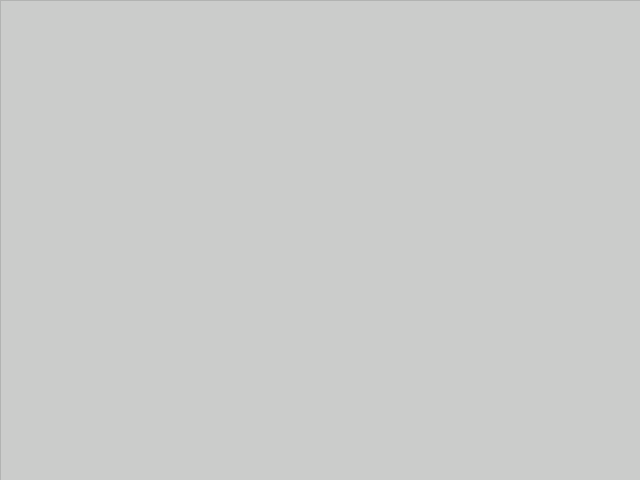
Frame 1 (no input)
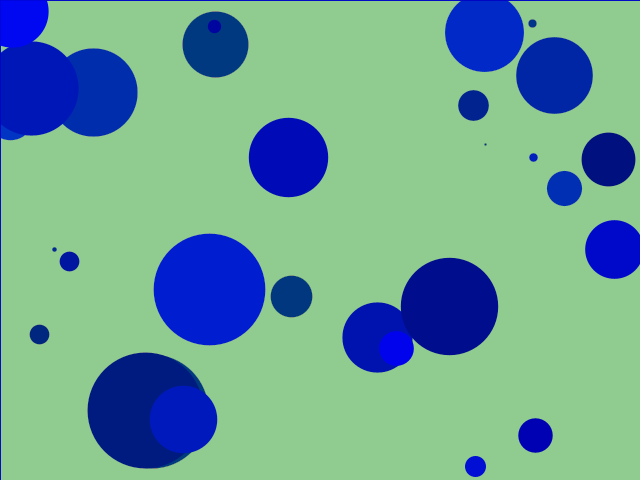
Frame 60 (the mouse pressed at the canvas centre just before this capture)
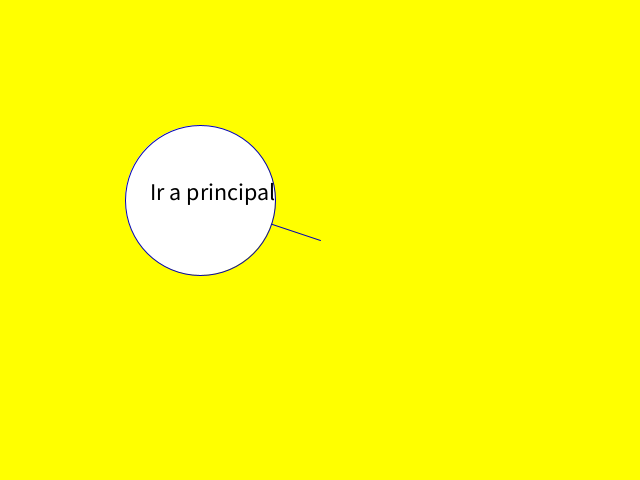
Frame 120 (the mouse held since frame 60 and released just before this capture)

The Processing sketch that drew these frames (run headless with seeded random() and noise(); from frame 60 on, the mouse is pressed at the canvas centre):

// Processing sketch: cambiaPantalla
// ── cambiaPantalla.pde
// CAMBIO DE PANTALLAS
//LOGICA DE ESTADOS

String pantalla;
//int pantalla;
float posXDelBoton, posYDelBoton, tamBoton;
float posXDelBotonRect, posYDelBotonRect, tamBotonRect;


float posXDelTexto, posYDelTexto;

color colorDelBoton;
color colorDelBotonRect;

color colorDelTexto;

boolean presionable, presionable2;

int contador;

void setup() {
  size(640, 480);
  pantalla = "ultima";
  textSize(24);
  textAlign(LEFT);

  posXDelBoton = 200;
  posYDelBoton = 200;
  tamBoton = 150;

  posXDelBotonRect = 200;
  posYDelBotonRect = 200;
  tamBotonRect = 150;

  colorDelBoton = 255;
  colorDelBotonRect = 255;
  colorDelTexto = 0;

  posXDelTexto = posXDelBoton - 50;
  posYDelTexto = posYDelBoton;
}

void draw() {
  strokeWeight(1);
  if (pantalla == "inicio") {
    contador++;
    background(255, 255, 0);
    line(posXDelBoton, posYDelBoton, mouseX, mouseY);
    fill(colorDelBoton);
    circle(posXDelBoton, posYDelBoton, tamBoton);
    fill(colorDelTexto);
    text("Ir a principal", posXDelTexto, posYDelTexto);
    if (contador >= 250) {
      contador = 0;
      pantalla = "principal";
    }
  } else if (pantalla == "principal") {
    contador++;
    background(0);
    fill(colorDelBotonRect);
    rect(posXDelBotonRect, posYDelBotonRect, tamBotonRect, tamBotonRect*0.3);
    if (contador >= 250) {
      contador = 0;
      pantalla = "secundaria";
    }
  } else if (pantalla == "secundaria") {
    /*
    etc etc
     */
    contador++;

    println(contador);
    background(255, 127, 0);
    if (contador >= 250) {
      contador = 0;
      pantalla = "ultima";
    }
  } else if (pantalla == "ultima") {

    contador++;

    if (frameCount % 2 == 0) {
      strokeWeight( random(12));

      // line(0, 0, random(width), random(height));
      fill(0);
      stroke(0, 0, random(127, 255));
      strokeWeight( random(120));
      point(random(width), random(height));
    }

    fill(120, 255, 120, 1);
    strokeWeight(0);
    rect(0, 0, width, height);
    if (mousePressed || keyPressed) {
      contador = 0;
      pantalla = "inicio";
    }
    if (contador >= 1000) {
      contador = 0;
      pantalla = "inicio";
    }
  }
}

void mouseMoved() {
  if (pantalla.equals("inicio")) {

    if (dist(posXDelBoton, posYDelBoton, mouseX, mouseY)
      < tamBoton/2) {
      colorDelBoton = color(255, 0, 0);
      presionable = true;
    } else {
      colorDelBoton = 255;
      presionable = false;
    }
  } else if (pantalla.equals("principal")) {
    if (mouseX > posXDelBotonRect &&
      mouseX < posXDelBotonRect + tamBotonRect &&
      mouseY > posYDelBotonRect &&
      mouseY < posYDelBotonRect + tamBotonRect * 0.3) {
      colorDelBotonRect = color(255, 127, 0);
      presionable2 = true;
      println("RECTANGULO");
    } else {
      colorDelBotonRect = 255;
      presionable2 = false;
      println(" ");
    }
  }
}

void mousePressed() {

  if (pantalla.equals("inicio")) {
    if (presionable == true) {
      colorDelBoton = 255;
      pantalla = "principal";
    }
  } else if (pantalla.equals("principal")) {

    if (presionable2 == true) {
      pantalla = "secundaria";
    }
  }
}
